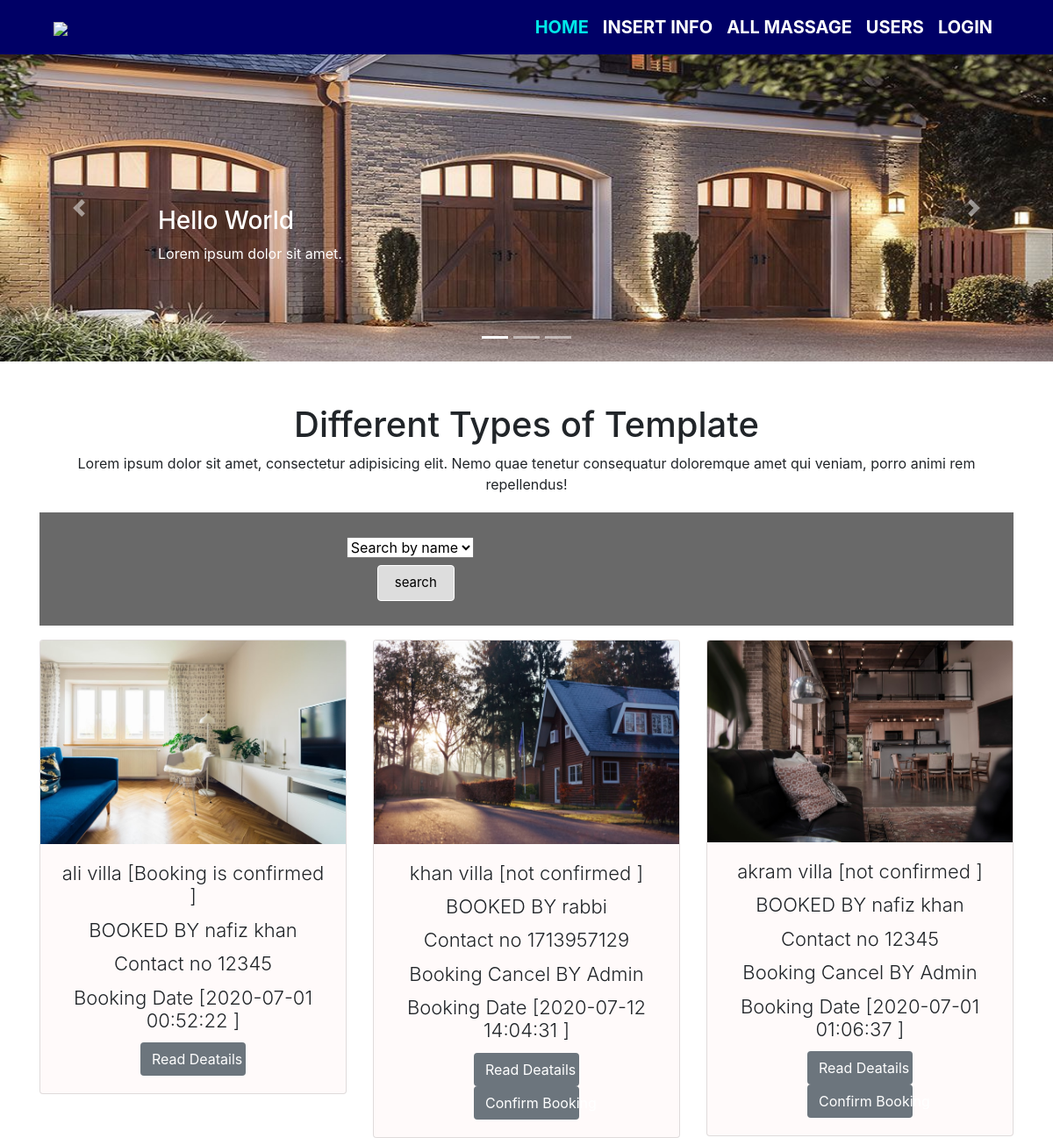
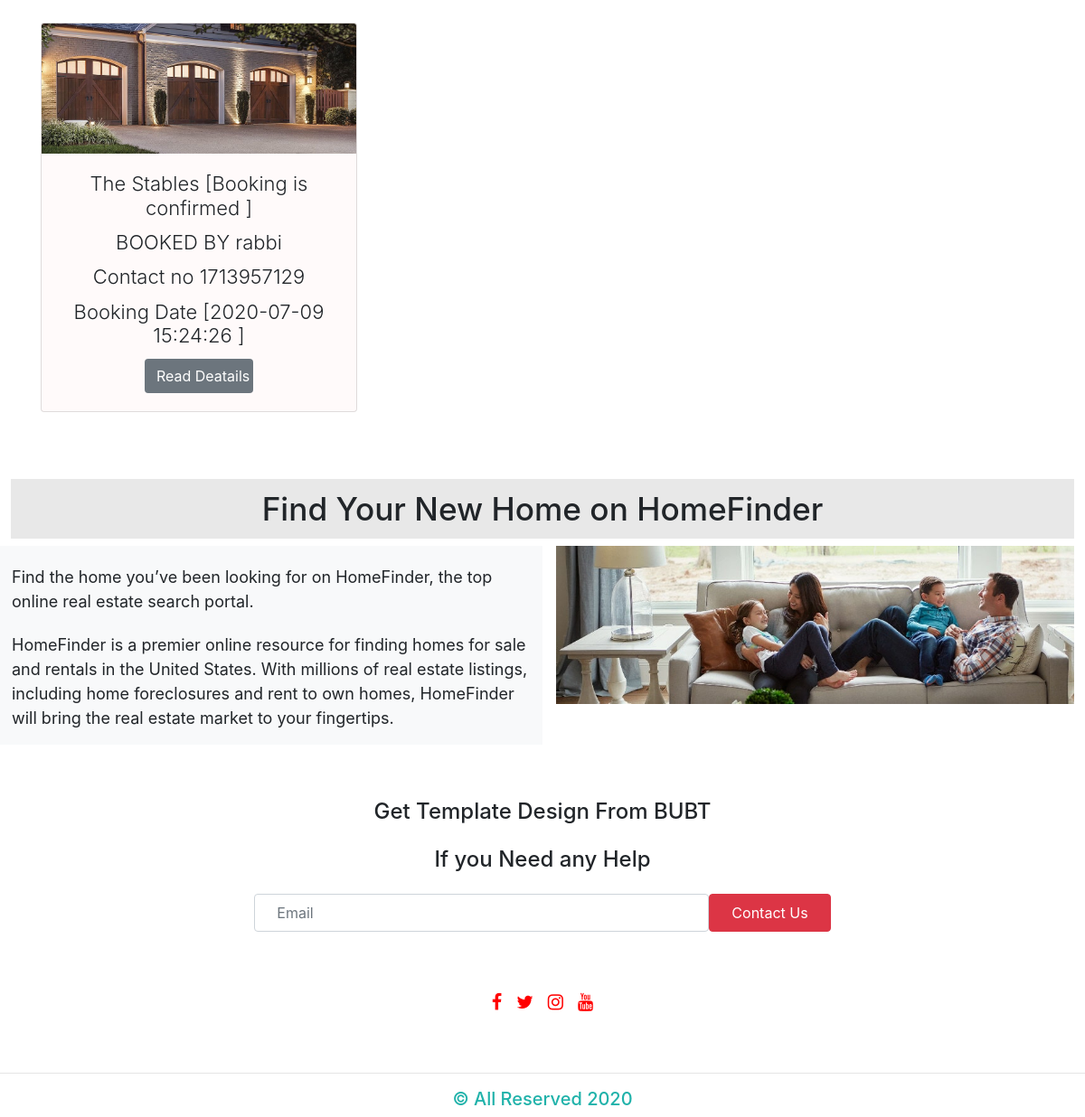
Screenshot of /admin-page.php (signed in) with the database file from the repository (2 pictures, top to bottom).
### tables this page shows
CREATE TABLE `users` (
  `id` int(11) NOT NULL,
  `role` varchar(15) NOT NULL DEFAULT 'Customer',
  `name` varchar(15) NOT NULL,
  `username` varchar(10) NOT NULL,
  `password` varchar(16) NOT NULL,
  `email` varchar(35) DEFAULT NULL,
  `address` varchar(300) DEFAULT NULL,
  `contact` bigint(11) NOT NULL,
  `verified` tinyint(1) NOT NULL DEFAULT 0,
  `deleted` tinyint(4) NOT NULL DEFAULT 0
);

### admin-page.php (the view, shortened to what this page needs)
<?php
 include 'includes/connect.php';
  if($_SESSION['admin_sid']==session_id())
  {
    ?>
<!DOCTYPE html>
<html lang="en">
<head>
  <link rel="stylesheet" type="text/css" href="css/font-awesome.min.css">
  <link rel="stylesheet" type="text/css" href="css/bootstrap.min.css">
  <link rel="stylesheet" type="text/css" href="css/style.css">
</head>
<body>
  <header class="sticky-top">
    <div class="container">
    <nav class="navbar navbar-expand-lg navbar-white ">
      <a href="#" class="navbar-brand"><img src="images/logo.jpg"></a>
      <div class="collapse navbar-collapse justify-content-end" id="navbarMenu">
          <ul class="navbar-nav font-weight-bold">
            <li class="nav-item active">
                <a href="admin-page.php" class="nav-link active">Home</a>
            </li>
            <li class="nav-item">
                <a href="insert.php" class="nav-link">insert info</a>
            </li>
            <li class="nav-item">
                    <ul class="navbar-nav font-weight-bold">
                        <li class="nav-item">                <a href="tickets.php" class="nav-link"> all Massage </a>
                        </li>
                    </ul>
                </li>
  <li class="nav-item">
                <a href="users.php" class="nav-link">Users</a>
            </li>
            <li class="nav-item">
                <a href="routers/logout.php" class="nav-link">Login</a>
            </li>
          </ul>
        </div>
    </nav>
    </div>
  </header>
<div id="slider1" class="carousel slide mysilder" data-ride="carousel">
  <ol class="carousel-indicators">
    <li class="active" data-target="#slider1" data-slide-to="0"></li>
    <li data-target="#slider1" data-slide-to="1"></li>
    <li data-target="#slider1" data-slide-to="2"></li>
  </ol>
  <div class="carousel-inner rabbi" role="listbox">
    <div class="carousel-item active">
      <img src="images/k3.jpg" alt="slider-img-1" class="d-block img-fluid w-100 h-100">
      <div class="carousel-caption">
        <h3>Hello World</h3>
        <p>Lorem ipsum dolor sit amet.</p>
      </div>
    </div>
  </div>
  <a href="#slider1" class="carousel-control-prev" data-slide="prev">
      <span class="carousel-control-prev-icon"></span>
  </a>
  <a href="#slider1" class="carousel-control-next" data-slide="next">
      <span class="carousel-control-next-icon"></span>
  </a>
</div>
<div class="section-1">
    <div class="container text-center">
        <h1 class="header-1 mt-5">Different Types of Template</h1>
        <p class="para-1">Lorem ipsum dolor sit amet, consectetur adipisicing elit. Nemo quae tenetur consequatur doloremque amet qui veniam, porro animi rem repellendus!</p>
          <section class="item container mb-3">
            <div class="search-container">
 <form method="post" class="formValidate" id="formValidate1"  action="admin-page.php">
<select name="brand" id="brand">
                          <option value="">Search by name</option>
                     </select>
 <br>
<button class="btn waves-effect waves-light right submit" type="submit" name="actionx" id="max" onclick="c();" >search
                    </button>
              </form>
            </div>
          </section>
        <div class="row justify-content-center text-center mb-5">
  <?php
            if(isset($_POST['actionx']))
 {
    $name=$_POST['brand'];
        if(empty($name) )
        {
$sql = mysqli_query($con, "SELECT * FROM (SELECT * FROM (SELECT home.id as idz,home.name as man,home.img, book.val,book.book, book.ad FROM `book` JOIN home WHERE book.id=home.id AND book.val=1)as x JOIN (SELECT * FROM book1 ) as p WHERE p.hid=x.idz) AS m JOIN users WHERE m.uid=users.id
");
        }
   else{$sql = mysqli_query($con, "SELECT * FROM (SELECT * FROM (SELECT * FROM (SELECT home.id as idz,home.name as man,home.img, book.val,book.book, book.ad FROM `book` JOIN home WHERE book.id=home.id AND book.val=1)as x JOIN (SELECT * FROM book1 ) as p WHERE p.hid=x.idz) AS m JOIN users WHERE m.uid=users.id)as o WHERE o.uid=$name
");
}
            }
else{
$sql = mysqli_query($con, "SELECT * FROM (SELECT * FROM (SELECT home.id as idz,home.name as man,home.img, book.val,book.book, book.ad FROM `book` JOIN home WHERE book.id=home.id AND book.val=1)as x JOIN (SELECT * FROM book1 ) as p WHERE p.hid=x.idz) AS m JOIN users WHERE m.uid=users.id
");
}
 ?>
       <?php
       while($row = mysqli_fetch_array($sql)){
       if( $row['book']==0)
       {
$row['book']='not confirmed';
       }
else
{
  $row['book']='Booking is confirmed';
}
       ?>
            <div class="col-lg-4">
              <div class="card">
                  <img src="<?= $row['img']; ?>" alt="#" class="card-image-top w-100">
                  <div class="card-body">
                      <h4 class="card-title display-3"><?= $row['man']; ?> [<?= $row['book']; ?> ]  </h4>
                        <h4 class="card-title display-3">BOOKED BY <?= $row['name']; ?>   </h4>
                       <h4 class="card-title display-3">Contact no <?= $row['contact']; ?>   </h4>
<?php if( $row['ad']==1)
       {
                       echo '<h4 class="card-title display-3">Booking Cancel BY Admin   </h4>';
       }
 ?>
                <h4 class="card-title display-3">Booking Date [<?= $row['date']; ?> ]  </h4>
                        <a href="info.php?details=<?= $row['idz'];?>" class="btn bg-secondary cardbtn">Read Deatails</a>
<?php
       if( $row['book']=='not confirmed'&& $row['ad']!=1)
       {
 ?>
         <a href="acr.php?dp=<?= $row['idz'];?>" class="btn bg-secondary cardbtn" onclick="return confirm('confirm that you want to Cancel this bookig');">Cancel Booking</a>
         <a href="acr.php?up=<?= $row['idz'];?>" class="btn bg-secondary cardbtn" onclick="return confirm('confirm that  bookig');">Confirm Booking</a>
     <?php }
else if( $row['book']=='not confirmed'&& $row['ad']==1)
       {
 ?>
         <a href="acr.php?up=<?= $row['idz'];?>" class="btn bg-secondary cardbtn" onclick="return confirm('confirm that  bookig');">Confirm Booking</a>
     <?php }
     ?>
                  </div>
              </div>
            </div>
                            <?php } ?>
            <div class="col-lg-4">
           </div>
            <div class="col-lg-4">
           </div>
           <div class="col-lg-4">
           </div>
           <div class="col-lg-4">
           </div>
           <div class="col-lg-4">
           </div>
      </div>
    </div>
</div>
<div class="about-us">
  <h1 class="header-title">Find Your New Home on HomeFinder</h1>
  <div class="row mt-0">
    <div class="col-lg-6 row-col1 pl-3">
      <p class="para mb-3 ">Find the home you’ve been looking for on HomeFinder, the top online real estate search portal.</p>
      <p class="para">HomeFinder is a premier online resource for finding homes for sale and rentals in the United States. With millions of real estate listings, including home foreclosures and rent to own homes, HomeFinder will bring the real estate market to your fingertips.</p>
    </div>
    <div class="col-lg-6 row-col2">
        <img src="images/abu.jpg" class="">
    </div>
  </div>
</div>
<footer>
  <div class="section-5 text-center">
    <h4 style="margin-top:5%">Get Template Design From BUBT</h4>
    <h4 class="my-4">If you Need any Help</h4>
    <div class="form-inline justify-content-center">
      <input type="text" name="Email" id="email" placeholder="Email" size="40" class="form-control px-4 py-2">
      <input type="button" name="" value="Contact Us" class="btn btn-danger px-4 py-2">
    </div>
    <div class="social-icon" style="margin:5%">
        <div class="d-flex flex-row justify-content-center">
          <a href=""><i class="fa fa-facebook-f m-2"></a></i>
          <a href=""><i class="fa fa-twitter m-2"></i></a>
          <a href=""><i class="fa fa-instagram m-2"></i></a>
          <a href=""><i class="fa fa-youtube m-2"></i></a>
        </div>
    </div>
    <hr>
    <h5 style="color:lightseagreen;">&copy All Reserved 2020</h5>
  </div>
</footer>
</body>
</html>
<?php
  }
?>

### css/style.css (style rules this page uses)
* { padding: 0; margin: 0; }
body { font-family: 'Lato' width: 100%; }
header { background: #006; color: white; width: 100%; height: 20%; display: block; }
header img { width: 100%; }
.nav-link { font-size: 20px; color: white; text-transform: uppercase; }
.active.nav-link { color: #00E8E8; font-weight: 700; }
.carousel-caption { height: 200px !important; padding-top: 1px; text-align: left; }
.rabbi, .mysilder { height: 350px !important; }
.carousel-item { height: 392px; }
.item { margin-top: 20px; background-color: dimgray; overflow: hidden; }
.item .search-container { float: left; margin: 28px auto; padding-left: 31%; }
.item .search-container button { float: right; padding: 8px 19px; margin-top: 8px; margin-right: 22px; background: #ddd; font-size: 15px; border: 1px solid white; cursor: pointer; }
.card { margin-bottom: 25px; display: block; overflow: hidden; background: #FFFAFA; }
.card-title { margin-bottom: .75rem; font-size: 22px; }
.card-body a { display: block; }
.cardbtn { width: 39%; color: #fff; margin: auto; display: block; }
.about-us { width: 98%; margin: auto; }
.about-us h1 { text-align: center; overflow: hidden; background: #E8E8E8; padding: 12px 0px; font-size: 2.2rem; }
.row-col1 { background-color: #F8F9FA; }
.row-col2 img { width: 100%; }
.row-col2 { width: 100%; }
.about-us, .para { margin-top: 21px; font-size: 18px; }
.social-icon i { color: red; font-size: 20px; }

### rows the page displays
users: shows a picture, man "ali villa", book "Booking is confirmed", name "nafiz khan", contact "12345", date "2020-07-01 00:52:22", man "akram villa", book "not confirmed", shows "Booking Cancel BY Admin", date "2020-07-01 01:06:37"
users: shows a picture, man "khan villa", book "not confirmed", name "rabbi", contact "1713957129", shows "Booking Cancel BY Admin", date "2020-07-12 14:04:31", man "The Stables", book "Booking is confirmed", date "2020-07-09 15:24:26"
